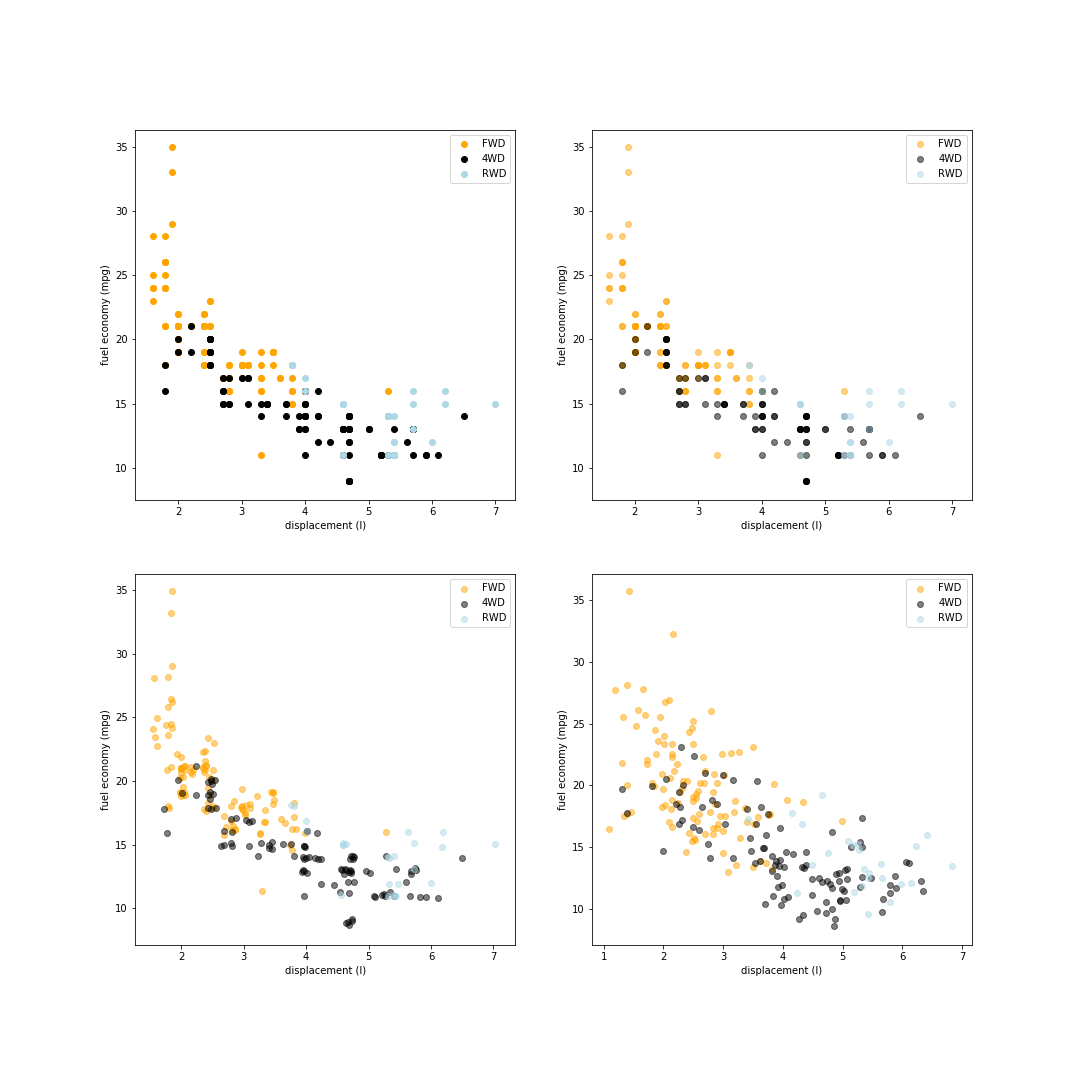

Reproduce this figure in Python.
import pandas as pd
import matplotlib.pyplot as plt
import numpy as np

mpg = pd.read_csv("mpg.csv")
fig, axes = plt.subplots(2, 2, figsize=(15, 15))
y = list(mpg.drv)
y = [0 if x=='f' else x for x in y]

mpg1 = mpg[mpg['drv'] == 'f']
mpg2 = mpg[mpg['drv'] == '4']
mpg3 = mpg[mpg['drv'] == 'r']

axes[0,0].scatter(mpg1.displ, mpg1.cty, c='orange', label='FWD')
axes[0,0].scatter(mpg2.displ, mpg2.cty, c='black', label='4WD')
axes[0,0].scatter(mpg3.displ, mpg3.cty, c='lightblue', label='RWD')
axes[0,0].set_ylabel("fuel economy (mpg)")
axes[0,0].set_xlabel("displacement (l)")
axes[0,0].legend()

axes[0,1].scatter(mpg1.displ, mpg1.cty, c='orange', label='FWD', alpha=0.5)
axes[0,1].scatter(mpg2.displ, mpg2.cty, c='black', label='4WD', alpha=0.5)
axes[0,1].scatter(mpg3.displ, mpg3.cty, c='lightblue', label='RWD', alpha=0.5)
axes[0,1].set_ylabel("fuel economy (mpg)")
axes[0,1].set_xlabel("displacement (l)")
axes[0,1].legend()

def rand_jitter(arr, rate=0.01):
    stdev = rate*(max(arr)-min(arr))
    return arr + np.random.randn(len(arr)) * stdev

def jitter(x, y, rate=0.01, c='b', label=None, alpha=1):
    return plt.scatter(rand_jitter(x, rate), rand_jitter(y, rate), c=c, label=label, alpha=alpha)

plt.sca(axes[1,0])
jitter(mpg1.displ, mpg1.cty, c='orange', label='FWD', alpha=0.5)
jitter(mpg2.displ, mpg2.cty, c='black', label='4WD', alpha=0.5)
jitter(mpg3.displ, mpg3.cty, c='lightblue', label='RWD', alpha=0.5)
axes[1,0].set_ylabel("fuel economy (mpg)")
axes[1,0].set_xlabel("displacement (l)")
axes[1,0].legend()

plt.sca(axes[1,1])
jitter(mpg1.displ, mpg1.cty, rate=0.1, c='orange', label='FWD', alpha=0.5)
jitter(mpg2.displ, mpg2.cty, rate=0.1, c='black', label='4WD', alpha=0.5)
jitter(mpg3.displ, mpg3.cty, rate=0.1, c='lightblue', label='RWD', alpha=0.5)
axes[1,1].set_ylabel("fuel economy (mpg)")
axes[1,1].set_xlabel("displacement (l)")
axes[1,1].legend()

plt.savefig('task23.png')
plt.show()